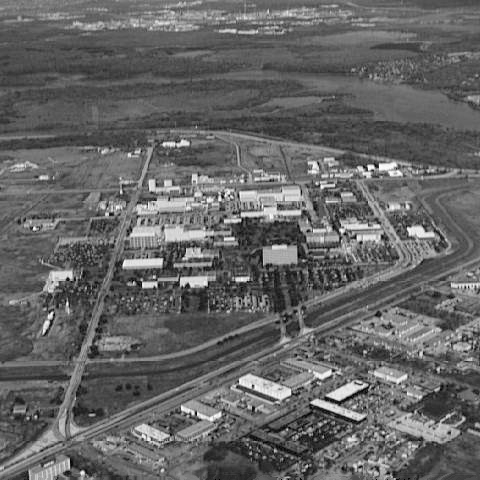
#> input picture hw1/aerial_view.tif, 480 x 480 px
$ python dip_hw1_3-1.py
#> lines starting #> are read from the running program, lines starting #| are printed output that depends on the picture
import numpy as np
import cv2 as cv
from matplotlib import pyplot as plt

def calCDF(img):
    hist, bins = np.histogram(img.ravel(), 256, (0,256))

    pdf = hist/img.size
    cdf = pdf.cumsum()

    return cdf

def HistEq(img):

    cdf = calCDF(img)

    equ_value = np.around(cdf*255).astype('uint8')
    result = equ_value[img]
    return result

def calculate_lookup(src_cdf, ref_cdf):
    lookup_table = np.zeros(256)
    lookup_val = 0
    for src_pixel_val in range(len(src_cdf)):
        for ref_pixel_val in range(len(ref_cdf)):
            if ref_cdf[ref_pixel_val] >= src_cdf[src_pixel_val]:
                lookup_val = ref_pixel_val
                break
        lookup_table[src_pixel_val] = lookup_val
    return lookup_table

def find_correspond_z(array, value):
    minVal = 255
    idx = 0
    for i in range(256):
      tmp = abs(value-array[i])
      if tmp < minVal:
        minVal = tmp
        idx = i
        if minVal == 0:
          break
    return idx

def HistMatch(img):
    raw_hist, _ = np.histogram(img.ravel(), 256, (0,256))
    raw_pdf = raw_hist/img.size
    raw_cdf = raw_pdf.cumsum()
    equ_value = np.around(raw_cdf*255).astype('uint8')

    k=0
    c=1675.540831
    G = np.array([])
    pdf = np.array([])
    for i in range(256):
        j = (i**0.4)/c
        k += j
        pdf = np.append(pdf ,j)
        G = np.append(G, int(k*255))
    ref_cdf = pdf.cumsum()

    r_to_z_map = calculate_lookup(raw_cdf, ref_cdf)

    equ_img = equ_value[img]
    result = r_to_z_map[img]
    _hist, _ = np.histogram(result.ravel(), 256, (0,256))
    _pdf = _hist/result.size
    _cdf = calCDF(result)

    return result, ref_cdf, _cdf

#### Start of plt.figure() #####
plt.figure(figsize=(8,8))

##### [0] Loading Raw Image #####
plt.subplot(3,2,1)
img = cv.imread('aerial_view.tif', 0)
#> img is the input picture: shape (480, 480); min 0, max 254, mean 101.2
#print(img.dtype)
#print(len(img.shape))
plt.imshow(img, cmap='gray')
plt.axis('off')

##### [1] Raw Image Histogram #####
# Setting Config
histSize = 256
histRange = (0,256)
accumulate = False

# cv.calHist(images, channels, mask, histSize,  ranges)
hist = cv.calcHist([img], [0], None, [histSize], histRange, accumulate=accumulate)
#> hist = 256 values, max 3749 at index 83, min 0 at index 1, mean 900

plt.subplot(3,2,2)
plt.plot(hist, color='k')
plt.title('Original')

###### [2] HistEqual #####
hist_eq = HistEq(img)
#> in calCDF, `hist, bins = np.histogram(img.ravel(), 256, (0,256))`: bins = 257 values from 0 to 256
#> in calCDF, `pdf = hist/img.size`: pdf = 256 values, max 0.0163 at index 83, min 0 at index 1, mean 0.00391
#> in calCDF, `cdf = pdf.cumsum()`: cdf = 256 values from 0.000109 to 1
#> in HistEq, `equ_value = np.around(cdf*255).astype('uint8')`: equ_value = 256 values from 0 to 255
#> in HistEq, `result = equ_value[img]`:
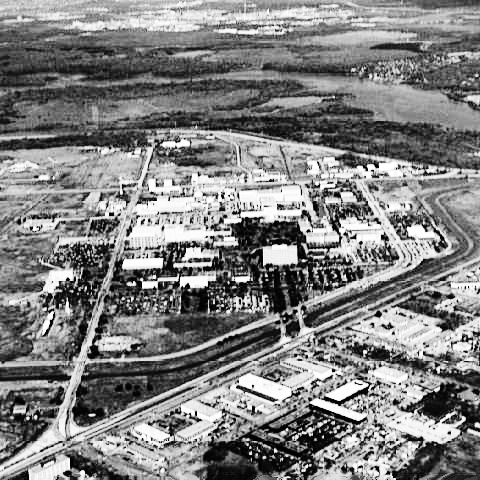
#> result: shape (480, 480); min 0, max 255, mean 128.8

plt.subplot(3,2,3)
plt.imshow(hist_eq, cmap='gray')
plt.axis('off')

plt.subplot(3,2,4)
plt.hist(hist_eq.ravel(), bins=256, range=(0,256), color='k')
plt.title('after Histogram Equalization')


###### [3] HistMatch #####
hist_mat, t_cdf, cdf = HistMatch(img)
#> in HistMatch, `raw_hist, _ = np.histogram(img.ravel(), 256, (0,256))`: raw_hist has the same summary as hist outside HistMatch
#> in HistMatch, `raw_pdf = raw_hist/img.size`: raw_pdf has the same summary as pdf in calCDF
#> in HistMatch, `raw_cdf = raw_pdf.cumsum()`: raw_cdf = 256 values from 0.000109 to 1
#> in HistMatch, `equ_value = np.around(raw_cdf*255).astype('uint8')`: equ_value = 256 values from 0 to 255
#> after the loop in calculate_lookup, `for src_pixel_val in range(len(src_cdf)):`: lookup_table = 256 values from 1 to 255
#> in HistMatch, `result = r_to_z_map[img]`:
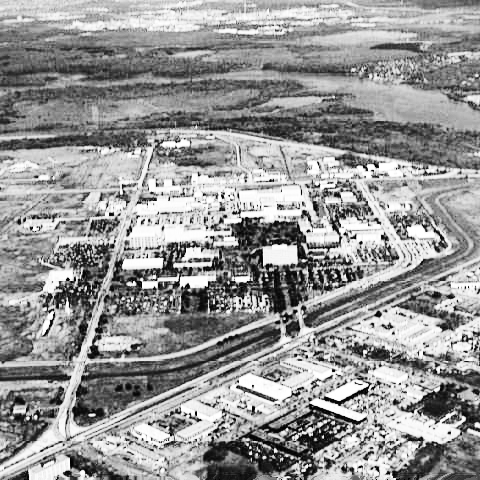
#> result: shape (480, 480) float64; min 1, max 255, mean 150.3
#> t_cdf = 256 values from 0 to 1; cdf = 256 values from 0 to 1

plt.subplot(3,2,5)
plt.imshow(hist_mat, cmap='gray')
plt.axis('off')

plt.subplot(3,2,6)
plt.hist(hist_mat.ravel(), bins=256, range=(0,256), color='k')
plt.title('after Histogram Matching')

plt.show()
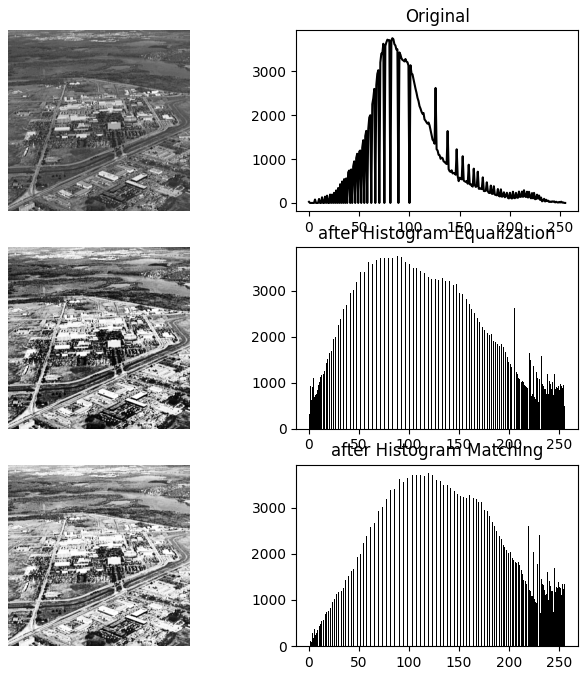
#> figure drawn by matplotlib, 6 panels; panel 2: curve peaks at x = 83, y = 3749; panel 4: tallest bar 3749 high, from x = 88 to 89; panel 6: tallest bar 3749 high, from x = 119 to 120

plt.subplot(2,2,1)
plt.plot(t_cdf, color='k')
plt.title('Target CDF')
plt.subplot(2,2,2)
plt.plot(cdf, color='k')
plt.title('CDF of Histogram Matching')
plt.show()
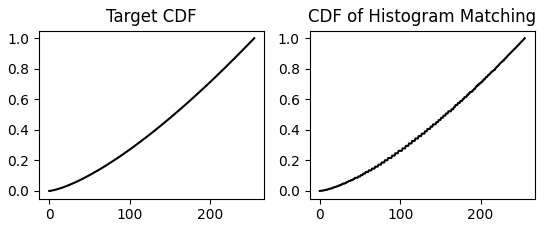
#> figure drawn by matplotlib, 2 panels; panel 1: curve peaks at x = 255, y = 1; panel 2: curve peaks at x = 255, y = 1
